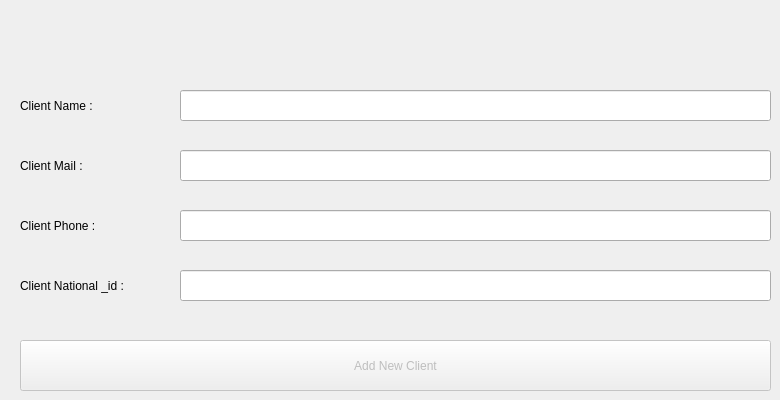
      <widget class="QWidget" name="tab_15">
       <attribute name="title">
        <string>Add New Client</string>
       </attribute>
       <widget class="QPushButton" name="pushButton_17">
        <property name="enabled">
         <bool>false</bool>
        </property>
        <property name="geometry">
         <rect>
          <x>20</x>
          <y>340</y>
          <width>751</width>
          <height>51</height>
         </rect>
        </property>
        <property name="cursor">
         <cursorShape>PointingHandCursor</cursorShape>
        </property>
        <property name="text">
         <string>Add New Client</string>
        </property>
        <property name="icon">
         <iconset resource="icons.qrc">
          <normaloff>:/icons/add.png</normaloff>:/icons/add.png</iconset>
        </property>
        <property name="iconSize">
         <size>
          <width>20</width>
          <height>20</height>
         </size>
        </property>
       </widget>
       <widget class="QLineEdit" name="lineEdit_20">
        <property name="geometry">
         <rect>
          <x>180</x>
          <y>90</y>
          <width>591</width>
          <height>31</height>
         </rect>
        </property>
       </widget>
       <widget class="QLabel" name="label_31">
        <property name="geometry">
         <rect>
          <x>20</x>
          <y>90</y>
          <width>131</width>
          <height>31</height>
         </rect>
        </property>
        <property name="text">
         <string>Client Name :</string>
        </property>
       </widget>
       <widget class="QLabel" name="label_32">
        <property name="geometry">
         <rect>
          <x>20</x>
          <y>150</y>
          <width>131</width>
          <height>31</height>
         </rect>
        </property>
        <property name="text">
         <string>Client Mail :</string>
        </property>
       </widget>
       <widget class="QLineEdit" name="lineEdit_21">
        <property name="geometry">
         <rect>
          <x>180</x>
          <y>150</y>
          <width>591</width>
          <height>31</height>
         </rect>
        </property>
       </widget>
       <widget class="QLabel" name="label_33">
        <property name="geometry">
         <rect>
          <x>20</x>
          <y>210</y>
          <width>131</width>
          <height>31</height>
         </rect>
        </property>
        <property name="text">
         <string>Client Phone :</string>
        </property>
       </widget>
       <widget class="QLineEdit" name="lineEdit_22">
        <property name="geometry">
         <rect>
          <x>180</x>
          <y>210</y>
          <width>591</width>
          <height>31</height>
         </rect>
        </property>
       </widget>
       <widget class="QLabel" name="label_34">
        <property name="geometry">
         <rect>
          <x>20</x>
          <y>270</y>
          <width>131</width>
          <height>31</height>
         </rect>
        </property>
        <property name="text">
         <string>Client National _id :</string>
        </property>
       </widget>
       <widget class="QLineEdit" name="lineEdit_23">
        <property name="geometry">
         <rect>
          <x>180</x>
          <y>270</y>
          <width>591</width>
          <height>31</height>
         </rect>
        </property>
       </widget>
      </widget>
